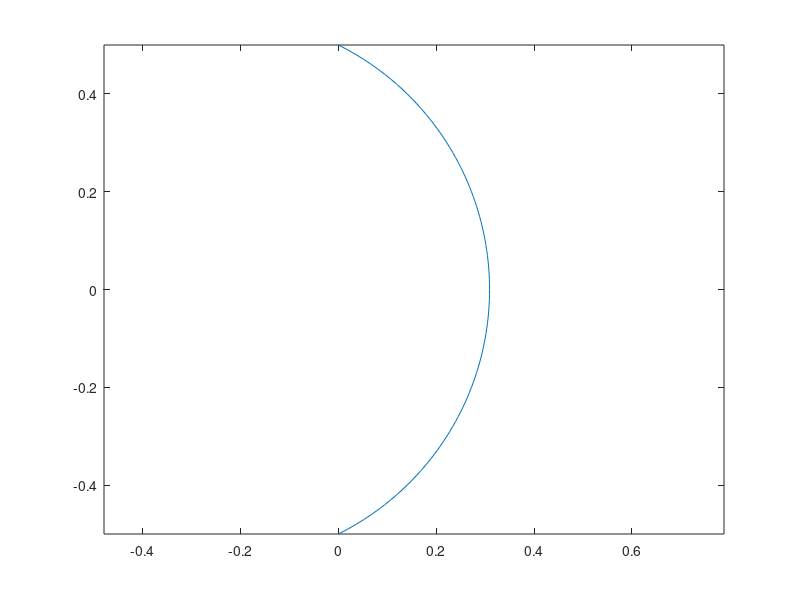

The MATLAB source for this figure: (Note: this script raises an error after producing the figure.)
function [] = detour_test1()
    
    l = 1;
    phi = 45;
    
    get_shape(10,10);
    
    t = -l/2:0.01:l/2;
    plot(shifted_circle(t,l,phi));
    axis equal;
    ax = gca;
    ax.XAxisLocation = 'origin';
    ax.YAxisLocation = 'origin';
    line(l*[-0.6 0.6],l/2*[1 1]);
    line(l*[-0.6 0.6],-l/2*[1 1]);
    xlim(l*[-0.6 0.6]);
    ylim(l*[-0.6 0.6]);

end

function z = shifted_circle(t,l,phi)
    phi = phi*pi/180;
    R = sqrt((l/2)^2/(1-tan(phi)^2/(4+tan(phi)^2)));
    x0 = sqrt(R^2 - (l/2)^2);
    
    z = sqrt(R^2-t.^2) - x0 + t*1i;
    
end

function shape = get_shape(R,phi)
    detour_interval_max = 1/2;
    detour_angle = 45;
    pz = [0,0.1i];
    
    t_min = 0;
    t_max = 1;
    animationParams.duration = 20;
    animationParams.FPS = 20;
    
    assert(t_min >= 0 && t_min <1 && t_max > 0 && t_max <= 1 && t_min < t_max);
    animationParams.N_frames = animationParams.duration * animationParams.FPS;
    t_step = (t_max-t_min)/(animationParams.N_frames-1);
    t = t_min:t_step:t_max;
    
    n_steps = length(t);
    
    phi = deg2rad(phi);
    
    % calculate values of the small round-off circles
    r = R*sin(phi)/(1+sin(phi));
    m2 = r + i*sqrt(R^2-2*R*r);
    m4 = r - i*sqrt(R^2-2*R*r);
    
    % need to know how long the parts are
    d1 = sqrt(R^2-2*R*r);
    d2 = r*(pi/2 + phi);
    d3 = R*(pi - 2*phi);
    d4 = d2;
    d5 = d1;
    
    % length of the round part (small arcs + big arc)
    d_arcs = d2 + d3 + d4;
    
    % calculate the t-values at which two adjacent regions touch
    % the only arbitrary choice here is t12. together with t45 it
    % determines the fraction of time we need for the y-axis part of the
    % D-curve.
    % the v-values are velocity-factors
    t12 = 2/5; 
    t45 = 1-t12;
    v_ave = d_arcs / (t45 - t12);
    
    t23 = t12 + d2/v_ave;
    t34 = 1-t23;
    
    v11 = 3; % again the only arbitrary choice amongst the velocity-factors. determines the speed of the animation near the origin.
    v12 = (d1-v11*t12)/t12^4;
    v51 = v11;
    v52 = v12;
        
    ts = t_min:t_step:t_max;    % '1st row': t-values
    shape = zeros(n_steps,1);   % '2nd row': shape-values
    
    region1_idx = find(ts >=t_min          & ts <= min(t_max,t12));
    region2_idx = find(ts > max(t_min,t12) & ts <= min(t_max,t23));
    region3_idx = find(ts > max(t_min,t23) & ts <= min(t_max,t34));
    region4_idx = find(ts > max(t_min,t34) & ts <= min(t_max,t45));
    region5_idx = find(ts > max(t_min,t45) & ts <=t_max);
    
    shape(region1_idx) = (v11*ts(region1_idx) + v12*ts(region1_idx).^4)*1i; % part 1
    shape(region2_idx) = m2 + r*exp(1i*(pi - (ts(region2_idx)-t12).*(pi/2 + phi)/(t23-t12))); % part 2
    shape(region3_idx) = R*exp(1i*(pi/2 - phi - (ts(region3_idx)-t23).*(pi-2*phi)/(t34-t23))); % part 3
    shape(region4_idx) = m4 + r*exp(1i*(phi - pi/2 - (ts(region4_idx)-t34).*(pi/2 + phi)/(t45-t34))); % part 4
    shape(region5_idx) = -(v51*(1-ts(region5_idx)) + v52*(1-ts(region5_idx)).^4)*1i; % part 5
    
    % get poles and zeros which lie on the imaginary axis
    imag_pz_idx = find(real(pz) == 0);
    imaginary_pz = pz(imag_pz_idx);
    
    % find minimum distance between any pair of only-imaginary poles and
    % zeros
    mask = triu(ones(length(imaginary_pz)),1);
    [pz1 pz2] = meshgrid(imaginary_pz,imaginary_pz);
    pairwise_distances = abs(pz1.*mask - pz2.*mask);
    d_min = min(nonzeros(pairwise_distances));
    
    % determine the radii for the detours 
    % 1)    based on the calculated minimum distances between imaginary
    %       poles and zeros
    % 2)    based on the provided maximal secant length
    detour_angle = detour_angle*pi/180;
    max_pairwise_detour_radius = sqrt((d_min/2)^2/(1-tan(detour_angle)^2/(4+tan(detour_angle)^2)));
    max_parametrized_detour_radius =  sqrt((detour_interval_max/2)^2/(1-tan(detour_angle)^2/(4+tan(detour_angle)^2)));
    
    % set the parameters for all of the detour circles
    secant_detour = min(d_min,detour_interval_max);
    radius_detour = min(max_pairwise_detour_radius,max_parametrized_detour_radius);
    x_shift_detour = sqrt(radius_detour^2 - (secant_detour/2)^2);
    
    for ii = 1:length(imaginary_pz)
        detour_interval_low = imag(imaginary_pz(ii))-secant_detour/2;
        detour_interval_high = imag(imaginary_pz(ii))+secant_detour/2;
        detour_point_idx = find(real(shape) == 0 & imag(shape) > detour_interval_low & imag(shape) < detour_interval_high);
        shape(detour_point_idx) = shifted_circle(shape(detour_point_idx),imaginary_pz(ii));
    end
        
    function z = shifted_circle(t,y_shift_detour)
        z = sqrt(radius_detour^2-imag(t-y_shift_detour).^2) - x_shift_detour + imag(t).*1i;
    end
    
end
